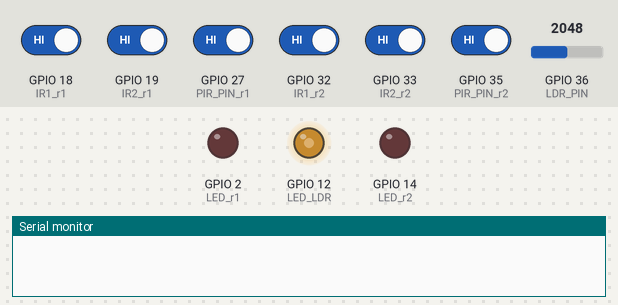
Bench run of a sketch on a simulated ESP32. On the bench: output pins drawn as LEDs (lit = HIGH), the last lines printed to the serial monitor. Inputs (shaded band) come from the test bench; at power-on: GPIO 18 (IR1_r1), GPIO 19 (IR2_r1), GPIO 27 (PIR_PIN_r1), GPIO 32 (IR1_r2), GPIO 33 (IR2_r2), GPIO 35 (PIR_PIN_r2) HIGH, GPIO 36 (LDR_PIN) = 2048.

Above: at 1.2 s.
1.3 s: GPIO 36 (LDR_PIN) set to 1645
2.8 s: GPIO 36 (LDR_PIN) set to 1536
At 4.0 s:
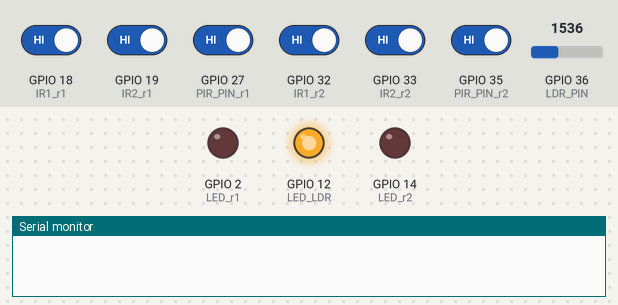
4.3 s: GPIO 36 (LDR_PIN) set to 3240
At 5.2 s:
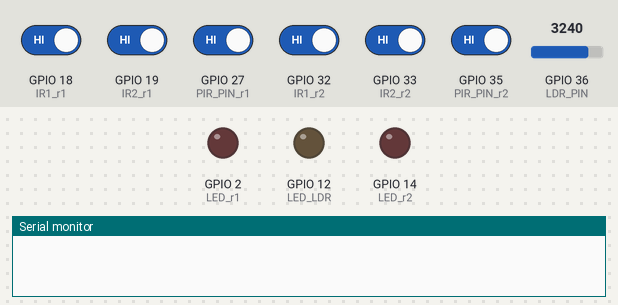
5.8 s: GPIO 18 (IR1_r1) driven LOW
8.8 s: GPIO 19 (IR2_r1) driven LOW
At 9.8 s:
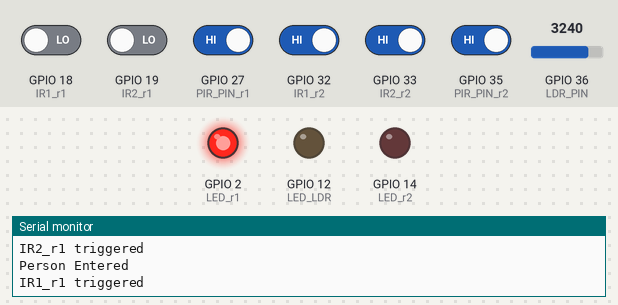
10.3 s: GPIO 36 (LDR_PIN) set to 3147
At 11.0 s:
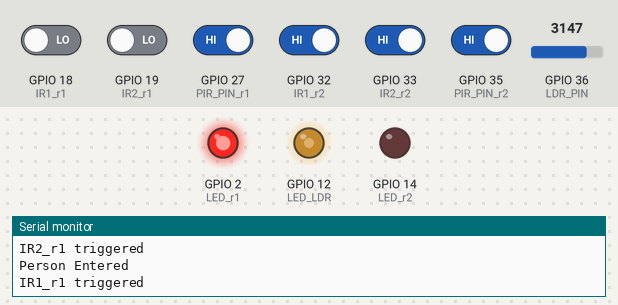
Timing chart, 0 to 12.8 s (numbered marks = the images above; inputs shaded):
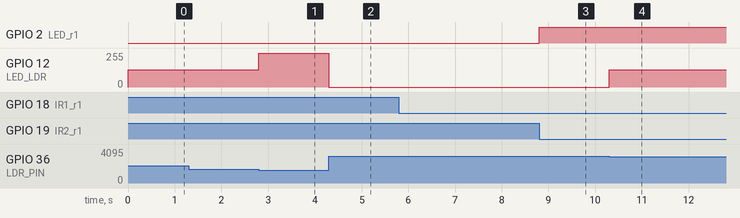

Measured:
- the behaviour switches between 1601 and 1600 on GPIO 36 (LDR_PIN) (found by bisection; images 0 and 1)
- the behaviour switches between 3201 and 3200 on GPIO 36 (LDR_PIN) (found by bisection; images 3 and 4)
- after the input at 1.3 s, every drawn part: stays the same
- after the input at 2.8 s, GPIO 12 (LED_LDR): 128/255 → 255/255 at once
- after the input at 4.3 s, GPIO 12 (LED_LDR): 255/255 → 0/255 at once
- after the input at 8.8 s, GPIO 2 (LED_r1): LOW → HIGH at once
- after the input at 10.3 s, GPIO 12 (LED_LDR): 0/255 → 128/255 at once

The sketch:

sketch_may15b.ino
```cpp
#define LDR_PIN 36
#define LED_LDR 12
#define IR1_r1 18
#define IR2_r1 19
#define PIR_PIN_r1 27
#define LED_r1 2

#define IR1_r2 32
#define IR2_r2 33
#define PIR_PIN_r2 35
#define LED_r2 14

int ldrValue;
int brightness;

int peopleCount_r1 = 0;
unsigned long t1_r1 = 0, t2_r1 = 0;
unsigned long lastTrigger1_r1 = 0;
unsigned long lastTrigger2_r1 = 0;
bool detected1_r1 = false;
bool detected2_r1 = false;

int peopleCount_r2 = 0;
unsigned long t1_r2 = 0, t2_r2 = 0;
unsigned long lastTrigger1_r2 = 0;
unsigned long lastTrigger2_r2 = 0;
bool detected1_r2 = false;
bool detected2_r2 = false;

const unsigned long debounceDelay = 800;


void setup() {
  Serial.begin(9600);

  pinMode(IR1_r1, INPUT);
  pinMode(IR2_r1, INPUT);
  pinMode(LED_r1, OUTPUT);

  pinMode(PIR_PIN_r1, INPUT);
 // ledcSetup(1, 5000, 8); // bug
 // ledcAttachPin(LED_PIR_r1, 1);

  ledcSetup(0, 5000, 8);       // channel 0, ferq 5 kh , resolution 8 bit (0-255)
  ledcAttachPin(LED_LDR, 0);   // connect channel to pin

  pinMode(IR1_r2, INPUT);
  pinMode(IR2_r2, INPUT);
  pinMode(LED_r2, OUTPUT);

  pinMode(PIR_PIN_r2, INPUT);
 // ledcSetup(2, 5000, 8); // bug
 // ledcAttachPin(LED_PIR_r2, 2);


  // No need to write pinMode(LDR_PIN, INPUT) as analog input pins are default to INPUT mode when you call analogRead()

}

void loop() {
 LDR_Check();
 Infrared_Check_r1();
 Infrared_Check_r2();

}

void LDR_Check(){
  ldrValue = analogRead(LDR_PIN);  // range 0:4095
  if (ldrValue > 3200) {
    brightness = 0;
  } else if (ldrValue > 1600) {
    brightness = 128;
  } else {
    brightness = 255;
  }ledcWrite(0, brightness);  // channel 0
}

void Infrared_Check_r1(){
  unsigned long currentTime = millis();

  int ir1State = digitalRead(IR1_r1);
  int ir2State = digitalRead(IR2_r1);

  // IR1
  if (ir1State == LOW && !detected1_r1 && currentTime - lastTrigger1_r1 > debounceDelay) {
    t1_r1 = currentTime;
    detected1_r1 = true;
    lastTrigger1_r1 = currentTime;
    Serial.println("IR1_r1 triggered");
  }

  // IR2
  if (ir2State == LOW && !detected2_r1 && currentTime - lastTrigger2_r1 > debounceDelay) {
    t2_r1 = currentTime;
    detected2_r1 = true;
    lastTrigger2_r1 = currentTime;
    Serial.println("IR2_r1 triggered");
  }

  // Check both sensors triggered
  if (detected1_r1 && detected2_r1) {
    if (abs((long)t1_r1 - (long)t2_r1) < 1500) { // ensure it’s within expected time
      if (t1_r1 < t2_r1) {
        peopleCount_r1++;
        Serial.println("Person Entered");
      } else {
        if (peopleCount_r1 > 0) {
          peopleCount_r1--;
          Serial.println("Person Exited");
        }
      }
    }

    detected1_r1 = false;
    detected2_r1 = false;
    t1_r1 = 0;
    t2_r1 = 0;
  }else if(detected1_r1 && millis()-t1_r1 > 1500){
     detected1_r1 = false;
    detected2_r1 = false;
    t1_r1 = 0;
    t2_r1 = 0;
  }
  else if(detected2_r1 && millis()-t2_r1 > 1500){
     detected1_r1 = false;
    detected2_r1 = false;
    t1_r1 = 0;
    t2_r1 = 0;
  }

   if(PIR_Check(PIR_PIN_r1) && peopleCount_r1 > 0){
      digitalWrite(LED_r1, HIGH);
   }else{
      digitalWrite(LED_r1, LOW);
   }

}

 void Infrared_Check_r2(){
  unsigned long currentTime = millis();

  int ir1State = digitalRead(IR1_r2);
  int ir2State = digitalRead(IR2_r2);

  // IR1
  if (ir1State == LOW && !detected1_r2 && currentTime - lastTrigger1_r2 > debounceDelay) {
    t1_r2 = currentTime;
    detected1_r2 = true;
    lastTrigger1_r2 = currentTime;
    Serial.println("IR1_r2 triggered");
  }

  // IR2
  if (ir2State == LOW && !detected2_r2 && currentTime - lastTrigger2_r2 > debounceDelay) {
    t2_r2 = currentTime;
    detected2_r2 = true;
    lastTrigger2_r2 = currentTime;
    Serial.println("IR2_r2 triggered");
  }

  // Check both sensors triggered
  if (detected1_r2 && detected2_r2) {
    if (abs((long)t1_r2 - (long)t2_r2) < 3000) { // ensure it’s within expected time
      if (t1_r2 < t2_r2) {
        peopleCount_r2++;
        Serial.println("Person Entered");
      } else {
        if (peopleCount_r2 > 0) {
          peopleCount_r2--;
          Serial.println("Person Exited");
        }
      }
    }

    detected1_r2 = false;
    detected2_r2 = false;
    t1_r2 = 0;
    t2_r2 = 0;
  }else if(detected1_r2 && millis()-t1_r2 > 1500){
     detected1_r2 = false;
    detected2_r2 = false;
    t1_r2 = 0;
    t2_r2 = 0;
  }
  else if(detected2_r2 && millis()-t2_r2 > 1500){
     detected1_r2 = false;
    detected2_r2 = false;
    t1_r2 = 0;
    t2_r2 = 0;
  }

   if(PIR_Check(PIR_PIN_r2) && peopleCount_r2 > 0){
      digitalWrite(LED_r2, HIGH);
   }else{
      digitalWrite(LED_r2, LOW);
   }

}

bool PIR_Check(int pin){
  if (digitalRead(pin) == HIGH) {
    return true;
  } else {
    return false;
  }
}
```
